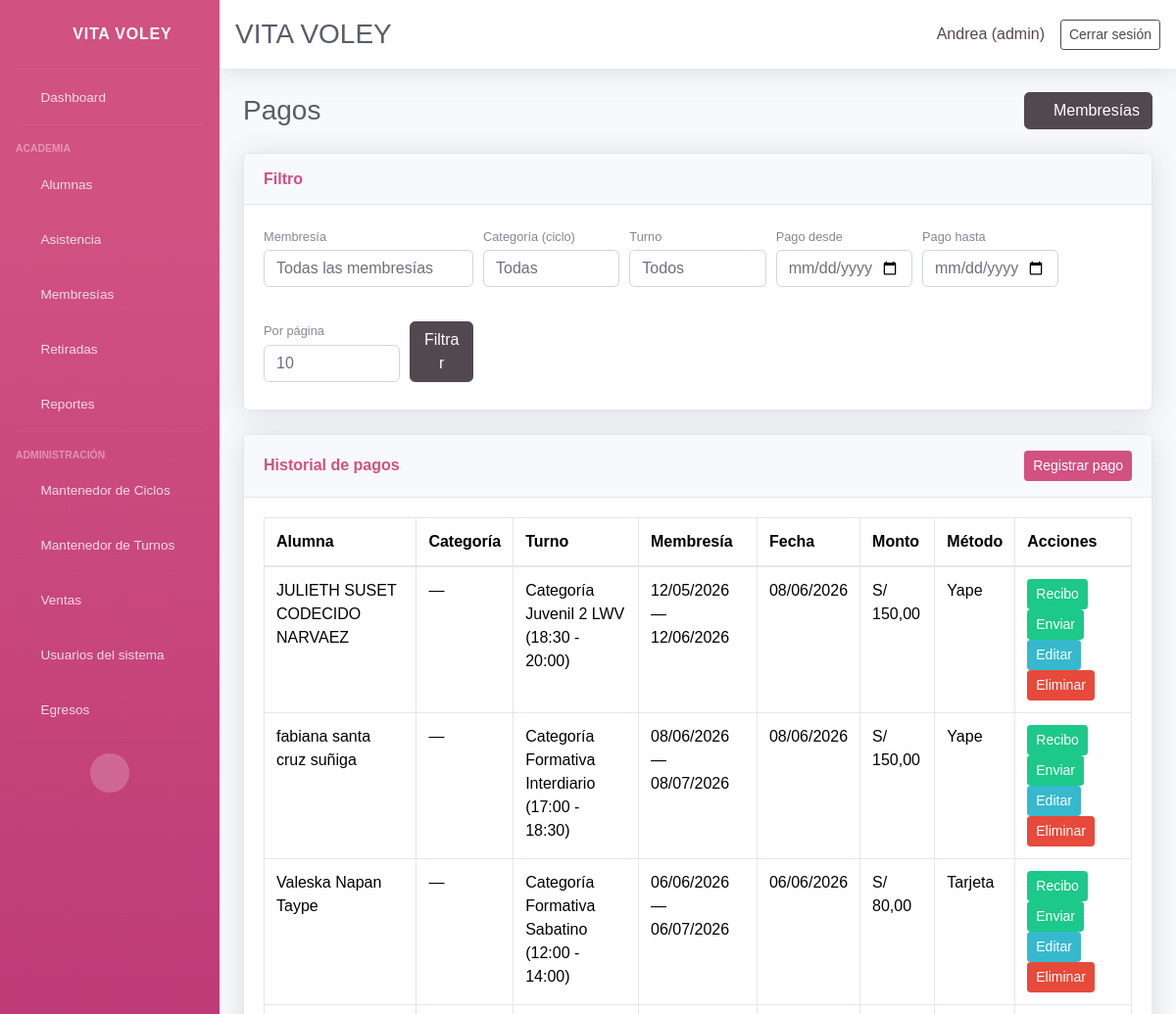
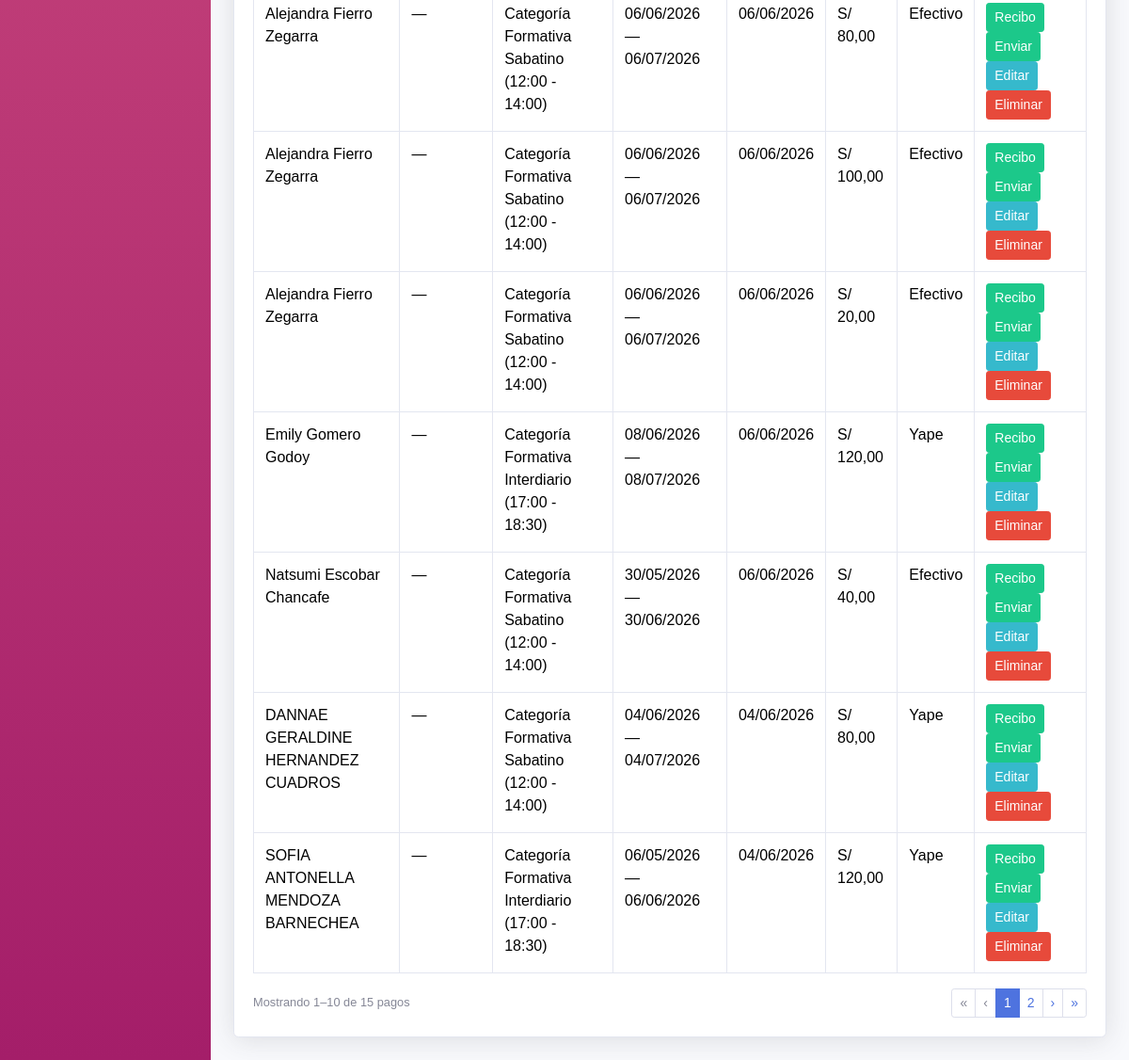
Screenshot of /memberships/payments/ (signed in) with the database file from the repository (2 pictures, top to bottom).
### core/models.py (models this page shows, shortened)
class UserProfile(models.Model):
    ROLE_CHOICES = [
        ('admin', 'Administrador'),
        ('secretary', 'Secretario'),
    ]
    user = models.OneToOneField(User, on_delete=models.CASCADE, related_name='userprofile')
    role = models.CharField(max_length=20, choices=ROLE_CHOICES, default='secretary')
    created_at = models.DateTimeField(auto_now_add=True)

class Payment(models.Model):
    membership = models.ForeignKey(
        Membership,
        on_delete=models.CASCADE,
        related_name='payments',
        blank=True,
        null=True,
    )
    student = models.ForeignKey(Student, on_delete=models.CASCADE, related_name='payments')
    date = models.DateField(default=timezone.now)
    amount = models.DecimalField(max_digits=10, decimal_places=2)
    method = models.CharField(max_length=20, choices=PAYMENT_METHOD_CHOICES, default='efectivo')
    class Meta:
        ordering = ['-date']

class Student(models.Model):
    ENROLLMENT_STATUS_CHOICES = ENROLLMENT_STATUS_CHOICES
    name = models.CharField(max_length=120)
    age = models.PositiveSmallIntegerField(blank=True, null=True)
    dni = models.CharField(max_length=15, blank=True, null=True)
    email = models.EmailField(blank=True, null=True)
    contact = models.CharField(max_length=200, blank=True, null=True, verbose_name='Teléfono del estudiante')
    gender = models.CharField(max_length=10, choices=GENDER_CHOICES, blank=True, null=True, verbose_name='Género')
    cycle = models.ForeignKey(
        Cycle,
        on_delete=models.SET_NULL,
        blank=True,
        null=True,
        related_name='students',
        verbose_name='Ciclo',
    )
    student_condition = models.CharField(
        max_length=20,
        choices=STUDENT_CONDITION_CHOICES,
        default='regular',
        verbose_name='Condición del alumno',
    )
    school = models.CharField(max_length=120, blank=True, null=True, verbose_name='Colegio')
    size = models.CharField(max_length=5, choices=SIZE_CHOICES, blank=True, null=True, verbose_name='Talla')
    referral_source = models.CharField(max_length=200, blank=True, null=True, verbose_name='¿Cómo se enteró de la academia?')
    uniform_delivered = models.BooleanField(default=False, verbose_name='Se entregó uniforme')
    guardian = models.CharField(max_length=120, blank=True, null=True, verbose_name='Nombre del apoderado')
    guardian_dni = models.CharField(max_length=15, blank=True, null=True, verbose_name='DNI del apoderado')
    guardian_birth_date = models.DateField(blank=True, null=True, verbose_name='Fecha de nacimiento del apoderado')
    guardian_gender = models.CharField(
        max_length=10,
        choices=GENDER_CHOICES,
        blank=True,
        null=True,
        verbose_name='Género del apoderado',
    )
    guardian_phone = models.CharField(max_length=200, blank=True, null=True, verbose_name='Teléfono del apoderado')
    address = models.TextField(blank=True, null=True)
    shift = models.ForeignKey(Shift, on_delete=models.PROTECT, blank=True, null=True, related_name='students')
    enrollment_status = models.CharField(max_length=10, choices=ENROLLMENT_STATUS_CHOICES, default='active')
    retired = models.BooleanField(default=False)
    retired_reason = models.TextField(blank=True, null=True)
    retired_at = models.DateField(blank=True, null=True)
    monthly_fee = models.DecimalField(max_digits=10, decimal_places=2, blank=True, null=True)
    enrollment_date = models.DateField(blank=True, null=True)
    membership_start = models.DateField(blank=True, null=True, verbose_name='Inicio de membresía')
    membership_end = models.DateField(blank=True, null=True, verbose_name='Fin de membresía')
    birth_date = models.DateField(blank=True, null=True)
    attendance_days = models.JSONField(default=list, blank=True)
    created_at = models.DateTimeField(auto_now_add=True)
    class Meta:
        ordering = ['name']
    @property
    def active(self):
        return not self.retired and self.enrollment_status == 'active'
    @staticmethod
    def _whatsapp_url_from_phone(phone):
        if not phone:
            return None
        digits = ''.join(ch for ch in phone if ch.isdigit())
        if not digits:
            return None
        if digits.startswith('00'):
            digits = digits[2:]
        if len(digits) == 9:
            digits = '51' + digits
        elif len(digits) == 10 and digits.startswith('0'):
            digits = '51' + digits[1:]
        if len(digits) < 9:
            return None
        return f'https://wa.me/{digits}'
    @property
    def whatsapp_url(self):
        return self._whatsapp_url_from_phone(self.guardian_phone)
    def get_shift_display(self):
        if not self.shift:
            return ''
        return str(self.shift)

class Shift(models.Model):
    name = models.CharField(max_length=120)
    start_time = models.TimeField()
    end_time = models.TimeField()
    active_days = models.JSONField(default=list, blank=True)
    created_at = models.DateTimeField(auto_now_add=True)
    class Meta:
        ordering = ['name']
    @property
    def schedule(self):
        return f"{self.start_time.strftime('%H:%M')} - {self.end_time.strftime('%H:%M')}"
    def __str__(self):
        return f"{self.name} ({self.schedule})"

class Membership(models.Model):
    student = models.ForeignKey(Student, on_delete=models.CASCADE, related_name='memberships')
    start_date = models.DateField()
    end_date = models.DateField()
    amount_due = models.DecimalField(max_digits=10, decimal_places=2, default=0)
    status = models.CharField(max_length=20, choices=MEMBERSHIP_STATUS_CHOICES, default='debt')
    renewed_from = models.ForeignKey(
        'self',
        on_delete=models.SET_NULL,
        blank=True,
        null=True,
        related_name='renewals',
    )
    notes = models.TextField(blank=True, null=True)
    created_at = models.DateTimeField(auto_now_add=True)
    class Meta:
        ordering = ['-start_date', '-created_at']

### core/views_membership.py (the view, shortened to what this page needs)
# urls.py: path('memberships/payments/', views_membership.membership_payments_list, name='membership_payments_list'),
@login_required(login_url='login')
def membership_payments_list(request):
    payments_qs = Payment.objects.select_related(
        'membership', 'membership__student', 'student', 'student__shift',
    ).order_by('-date')
    payments, filter_ctx = _apply_payment_list_filters(payments_qs, request)
    memberships = _membership_queryset()
    form = PaymentForm(
        request.POST or None,
        membership_qs=_membership_queryset(),
    )
    page_obj, per_page = _paginate(payments, request)
    return render(request, 'core/memberships/payments_list.html', {
        'page_obj': page_obj,
        'per_page': per_page,
        'page_sizes': PAGE_SIZES,
        'list_query': urlencode(_payment_list_query_params(request)),
        'memberships': memberships,
        'form': form,
        'cycle_choices': active_cycle_choices(),
        'create_mode': False,
        'is_secretary': _is_secretary(request.user),
        **filter_ctx,
    })

### core/templates/core/memberships/payments_list.html (shortened to what this page needs)
{% extends 'core/base.html' %}
{% block content %}
<div class="d-sm-flex align-items-center justify-content-between mb-4">
    <h1 class="h3 mb-0 text-gray-800">Pagos</h1>
    <a class="btn btn-secondary" href="{% url 'memberships_list' %}"><i class="fas fa-id-card"></i> Membresías</a>
</div>
<div class="row">
    <div class="col-lg-{% if create_mode or edit_mode %}7{% else %}12{% endif %} mb-4">
        <div class="card shadow mb-4">
            <div class="card-header py-3"><h6 class="m-0 font-weight-bold text-primary">Filtro</h6></div>
            <div class="card-body">
                <form method="get" action="{% url 'membership_payments_list' %}" class="form-row align-items-end">
                    <div class="form-group col-md-4 col-lg-3 mb-2">
                        <label class="small text-muted mb-1">Membresía</label>
                        <select name="membership" class="form-control">
                            <option value="">Todas las membresías</option>
                        </select>
                    </div>
                    <div class="form-group col-md-4 col-lg-2 mb-2">
                        <label class="small text-muted mb-1">Categoría (ciclo)</label>
                        <select name="cycle" class="form-control">
                            <option value="">Todas</option>
                        </select>
                    </div>
                    <div class="form-group col-md-4 col-lg-2 mb-2">
                        <label class="small text-muted mb-1">Turno</label>
                        <select name="shift" class="form-control">
                            <option value="">Todos</option>
                        </select>
                    </div>
                    <div class="form-group col-md-4 col-lg-2 mb-2">
                        <label class="small text-muted mb-1">Pago desde</label>
                        <input type="date" name="date_from" class="form-control" value="{{ date_from }}">
                    </div>
                    <div class="form-group col-md-4 col-lg-2 mb-2">
                        <label class="small text-muted mb-1">Pago hasta</label>
                        <input type="date" name="date_to" class="form-control" value="{{ date_to }}">
                    </div>
                    <div class="form-group col-md-4 col-lg-2 mb-2">
                        <label class="small text-muted mb-1">Por página</label>
                        <select name="per_page" class="form-control">
                            {% for size in page_sizes %}
                            <option value="{{ size }}" {% if per_page == size %}selected{% endif %}>{{ size }}</option>
                            {% endfor %}
                        </select>
                    </div>
                    <div class="form-group col-md-4 col-lg-1 mb-2">
                        <label class="small text-muted mb-1">&nbsp;</label>
                        <button class="btn btn-secondary btn-block" type="submit">Filtrar</button>
                    </div>
                </form>
            </div>
        </div>
        <div class="card shadow">
            <div class="card-header py-3 d-flex justify-content-between align-items-center">
                <h6 class="m-0 font-weight-bold text-primary">Historial de pagos</h6>
                {% if not edit_mode %}
                <a class="btn btn-sm btn-primary" href="{% url 'membership_payment_add' %}">Registrar pago</a>
                {% endif %}
            </div>
            <div class="card-body">
                <table class="table table-bordered">
                    <thead>
                        <tr><th>Alumna</th><th>Categoría</th><th>Turno</th><th>Membresía</th><th>Fecha</th><th>Monto</th><th>Método</th><th>Acciones</th></tr>
                    </thead>
                    <tbody>
                        {% for payment in page_obj %}
                        <tr>
                            <td>{{ payment.student.name }}</td>
                            <td>{{ payment.student.get_cycle_display|default:"—" }}</td>
                            <td>{{ payment.student.get_shift_display|default:"—" }}</td>
                            <td>
                                {% if payment.membership %}
                                {{ payment.membership.start_date|date:"d/m/Y" }} — {{ payment.membership.end_date|date:"d/m/Y" }}
                                {% else %}—{% endif %}
                            </td>
                            <td>{{ payment.date|date:"d/m/Y" }}</td>
                            <td>S/ {{ payment.amount }}</td>
                            <td>{{ payment.get_method_display }}</td>
                            <td>
                                {% if payment.membership %}
                                <a class="btn btn-sm btn-success" href="{% url 'membership_payment_receipt' payment.membership.id payment.id %}" target="_blank">Recibo</a>
                                {% endif %}
                                {% if payment.student.whatsapp_url and payment.membership %}
                                <button type="button" class="btn btn-sm btn-success send-receipt" data-receipt-url="{% url 'membership_payment_receipt' payment.membership.id payment.id %}" data-whatsapp-url="{{ payment.student.whatsapp_url }}" data-student-name="{{ payment.student.name }}">
                                    Enviar
                                </button>
                                {% elif payment.membership %}
                                <button type="button" class="btn btn-sm btn-secondary" disabled title="No hay WhatsApp del apoderado">Enviar</button>
                                {% endif %}
                                <a class="btn btn-sm btn-info" href="{% url 'membership_payment_edit' payment.id %}">Editar</a>
                                {% if not is_secretary %}
                                <form method="post" action="{% url 'membership_payment_delete_global' payment.id %}" class="d-inline" onsubmit="return confirm('¿Eliminar pago?');">
                                    <button class="btn btn-sm btn-danger" type="submit">Eliminar</button>
                                </form>
                                {% endif %}
                            </td>
                        </tr>
                        {% empty %}
                        <tr><td colspan="8">No hay pagos.</td></tr>
                        {% endfor %}
                    </tbody>
                </table>
                {% include 'core/_pagination.html' with item_label='pago' %}
            </div>
        </div>
    </div>
</div>
{% endblock %}

### core/templates/core/header.html (shortened to what this page needs)
<nav class="navbar navbar-expand navbar-light bg-white topbar mb-4 static-top shadow">
    <div class="d-flex align-items-center w-100 justify-content-between">
        <h1 class="h3 mb-0 text-gray-800">VITA VOLEY</h1>
        {% if user.is_authenticated %}
        <div class="d-flex align-items-center">
            <span class="mr-3 text-secondary">{{ request.user.username }} ({{ user_role|default:'Usuario' }})</span>
            <a href="{% url 'logout' %}" class="btn btn-sm btn-outline-secondary">Cerrar sesión</a>
        </div>
        {% endif %}
    </div>
</nav>

### rows the page displays
UserProfile: role "admin"
Payment: student.name "JULIETH SUSET CODECIDO NARVAEZ", student.cycle "—", student.shift "Categoría Juvenil 2 LWV (18:30 - 20:00)", membership.start_date "12/05/2026", membership.end_date "12/06/2026", date "08/06/2026", amount "150,00", method "Yape", shows "Recibo"
Payment: student.name "fabiana santa cruz suñiga", student.cycle "—", student.shift "Categoría Formativa Interdiario (17:00 - 18:30)", membership.start_date "08/06/2026", membership.end_date "08/07/2026", date "08/06/2026", amount "150,00", method "Yape", shows "Recibo"
Payment: student.name "Valeska Napan Taype", student.cycle "—", student.shift "Categoría Formativa Sabatino (12:00 - 14:00)", membership.start_date "06/06/2026", membership.end_date "06/07/2026", date "06/06/2026", amount "80,00", method "Tarjeta", shows "Recibo"
Payment: student.name "Alejandra Fierro Zegarra", student.cycle "—", student.shift "Categoría Formativa Sabatino (12:00 - 14:00)", membership.start_date "06/06/2026", membership.end_date "06/07/2026", date "06/06/2026", amount "80,00", method "Efectivo", shows "Recibo"
Payment: student.name "Alejandra Fierro Zegarra", student.cycle "—", student.shift "Categoría Formativa Sabatino (12:00 - 14:00)", membership.start_date "06/06/2026", membership.end_date "06/07/2026", date "06/06/2026", amount "100,00", method "Efectivo", shows "Recibo"
Payment: student.name "Alejandra Fierro Zegarra", student.cycle "—", student.shift "Categoría Formativa Sabatino (12:00 - 14:00)", membership.start_date "06/06/2026", membership.end_date "06/07/2026", date "06/06/2026", amount "20,00", method "Efectivo", shows "Recibo"
Payment: student.name "Emily Gomero Godoy", student.cycle "—", student.shift "Categoría Formativa Interdiario (17:00 - 18:30)", membership.start_date "08/06/2026", membership.end_date "08/07/2026", date "06/06/2026", amount "120,00", method "Yape", shows "Recibo"
Payment: student.name "Natsumi Escobar Chancafe", student.cycle "—", student.shift "Categoría Formativa Sabatino (12:00 - 14:00)", membership.start_date "30/05/2026", membership.end_date "30/06/2026", date "06/06/2026", amount "40,00", method "Efectivo", shows "Recibo"
Payment: student.name "DANNAE GERALDINE HERNANDEZ CUADROS", student.cycle "—", student.shift "Categoría Formativa Sabatino (12:00 - 14:00)", membership.start_date "04/06/2026", membership.end_date "04/07/2026", date "04/06/2026", amount "80,00", method "Yape", shows "Recibo"
Payment: student.name "SOFIA ANTONELLA MENDOZA BARNECHEA", student.cycle "—", student.shift "Categoría Formativa Interdiario (17:00 - 18:30)", membership.start_date "06/05/2026", membership.end_date "06/06/2026", date "04/06/2026", amount "120,00", method "Yape", shows "Recibo"

### other values shown
{{ request.user.username }} "Andrea"
{{ page_obj.start_index }} "1"
{{ page_obj.end_index }} "10"
{{ page_obj.paginator.count }} "15"
{{ item_label }} "pago"
{{ num }} "1"
{{ num }} "2"
form field per_page "10"
